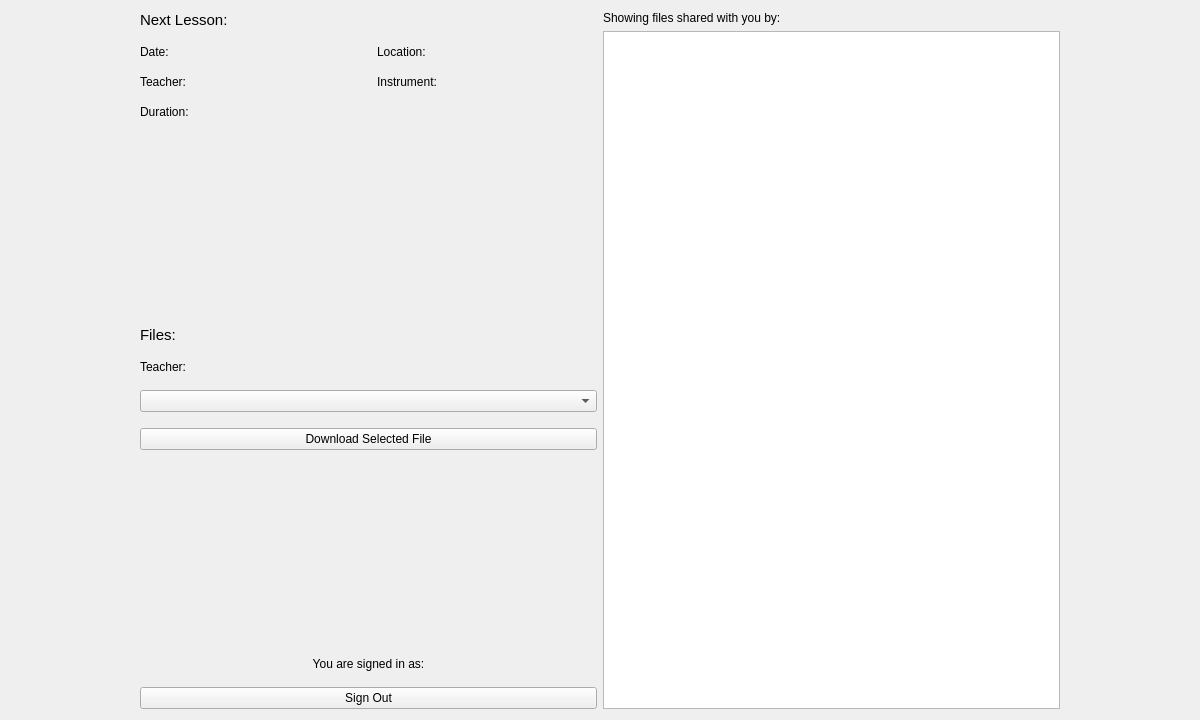
<?xml version="1.0" encoding="UTF-8"?>
<ui version="4.0">
 <class>StudentDashboard</class>
 <widget class="QWidget" name="StudentDashboard">
  <property name="geometry">
   <rect>
    <x>0</x>
    <y>0</y>
    <width>1200</width>
    <height>720</height>
   </rect>
  </property>
  <property name="windowTitle">
   <string>Student Dashboard</string>
  </property>
  <layout class="QHBoxLayout" name="horizontalLayout" stretch="4">
   <property name="leftMargin">
    <number>140</number>
   </property>
   <property name="rightMargin">
    <number>140</number>
   </property>
   <item>
    <layout class="QHBoxLayout" name="horizontalLayout_2" stretch="1,1">
     <item>
      <layout class="QVBoxLayout" name="verticalLayout_2">
       <property name="spacing">
        <number>16</number>
       </property>
       <item>
        <widget class="QLabel" name="label_3">
         <property name="sizePolicy">
          <sizepolicy hsizetype="Preferred" vsizetype="Minimum">
           <horstretch>0</horstretch>
           <verstretch>0</verstretch>
          </sizepolicy>
         </property>
         <property name="font">
          <font>
           <pointsize>11</pointsize>
          </font>
         </property>
         <property name="text">
          <string>Next Lesson:</string>
         </property>
        </widget>
       </item>
       <item>
        <layout class="QGridLayout" name="gridLayout" rowstretch="0,0,0">
         <property name="sizeConstraint">
          <enum>QLayout::SetDefaultConstraint</enum>
         </property>
         <item row="2" column="0">
          <widget class="QLabel" name="duration_label">
           <property name="sizePolicy">
            <sizepolicy hsizetype="Preferred" vsizetype="Fixed">
             <horstretch>0</horstretch>
             <verstretch>0</verstretch>
            </sizepolicy>
           </property>
           <property name="text">
            <string>Duration:</string>
           </property>
           <property name="wordWrap">
            <bool>true</bool>
           </property>
          </widget>
         </item>
         <item row="0" column="0">
          <widget class="QLabel" name="date_label">
           <property name="sizePolicy">
            <sizepolicy hsizetype="Preferred" vsizetype="Fixed">
             <horstretch>0</horstretch>
             <verstretch>0</verstretch>
            </sizepolicy>
           </property>
           <property name="text">
            <string>Date:</string>
           </property>
           <property name="wordWrap">
            <bool>true</bool>
           </property>
          </widget>
         </item>
         <item row="0" column="1">
          <widget class="QLabel" name="location_label">
           <property name="sizePolicy">
            <sizepolicy hsizetype="Preferred" vsizetype="Fixed">
             <horstretch>0</horstretch>
             <verstretch>0</verstretch>
            </sizepolicy>
           </property>
           <property name="text">
            <string>Location:</string>
           </property>
           <property name="wordWrap">
            <bool>true</bool>
           </property>
          </widget>
         </item>
         <item row="1" column="1">
          <widget class="QLabel" name="instrument_label">
           <property name="sizePolicy">
            <sizepolicy hsizetype="Preferred" vsizetype="Fixed">
             <horstretch>0</horstretch>
             <verstretch>0</verstretch>
            </sizepolicy>
           </property>
           <property name="text">
            <string>Instrument:</string>
           </property>
           <property name="wordWrap">
            <bool>true</bool>
           </property>
          </widget>
         </item>
         <item row="1" column="0">
          <widget class="QLabel" name="lesson_teacher_label">
           <property name="sizePolicy">
            <sizepolicy hsizetype="Preferred" vsizetype="Fixed">
             <horstretch>0</horstretch>
             <verstretch>0</verstretch>
            </sizepolicy>
           </property>
           <property name="text">
            <string>Teacher:</string>
           </property>
           <property name="wordWrap">
            <bool>true</bool>
           </property>
          </widget>
         </item>
        </layout>
       </item>
       <item>
        <spacer name="verticalSpacer_2">
         <property name="orientation">
          <enum>Qt::Vertical</enum>
         </property>
         <property name="sizeType">
          <enum>QSizePolicy::Expanding</enum>
         </property>
         <property name="sizeHint" stdset="0">
          <size>
           <width>20</width>
           <height>16</height>
          </size>
         </property>
        </spacer>
       </item>
       <item>
        <widget class="QLabel" name="label_10">
         <property name="font">
          <font>
           <pointsize>11</pointsize>
          </font>
         </property>
         <property name="text">
          <string>Files:</string>
         </property>
        </widget>
       </item>
       <item>
        <widget class="QLabel" name="label_2">
         <property name="sizePolicy">
          <sizepolicy hsizetype="Preferred" vsizetype="Fixed">
           <horstretch>0</horstretch>
           <verstretch>0</verstretch>
          </sizepolicy>
         </property>
         <property name="text">
          <string>Teacher:</string>
         </property>
        </widget>
       </item>
       <item>
        <widget class="QComboBox" name="teacher_combo"/>
       </item>
       <item>
        <widget class="QPushButton" name="download_button">
         <property name="text">
          <string>Download Selected File</string>
         </property>
        </widget>
       </item>
       <item>
        <spacer name="verticalSpacer">
         <property name="orientation">
          <enum>Qt::Vertical</enum>
         </property>
         <property name="sizeHint" stdset="0">
          <size>
           <width>20</width>
           <height>40</height>
          </size>
         </property>
        </spacer>
       </item>
       <item>
        <widget class="QLabel" name="user_label">
         <property name="text">
          <string>You are signed in as:</string>
         </property>
         <property name="alignment">
          <set>Qt::AlignCenter</set>
         </property>
         <property name="wordWrap">
          <bool>true</bool>
         </property>
        </widget>
       </item>
       <item>
        <widget class="QPushButton" name="sign_out_button">
         <property name="text">
          <string>Sign Out</string>
         </property>
        </widget>
       </item>
      </layout>
     </item>
     <item>
      <layout class="QVBoxLayout" name="verticalLayout">
       <item>
        <widget class="QLabel" name="files_teacher_label">
         <property name="text">
          <string>Showing files shared with you by:</string>
         </property>
        </widget>
       </item>
       <item>
        <widget class="QListWidget" name="files_listwidget">
         <property name="alternatingRowColors">
          <bool>true</bool>
         </property>
         <property name="wordWrap">
          <bool>true</bool>
         </property>
        </widget>
       </item>
      </layout>
     </item>
    </layout>
   </item>
  </layout>
 </widget>
 <resources/>
 <connections/>
</ui>
